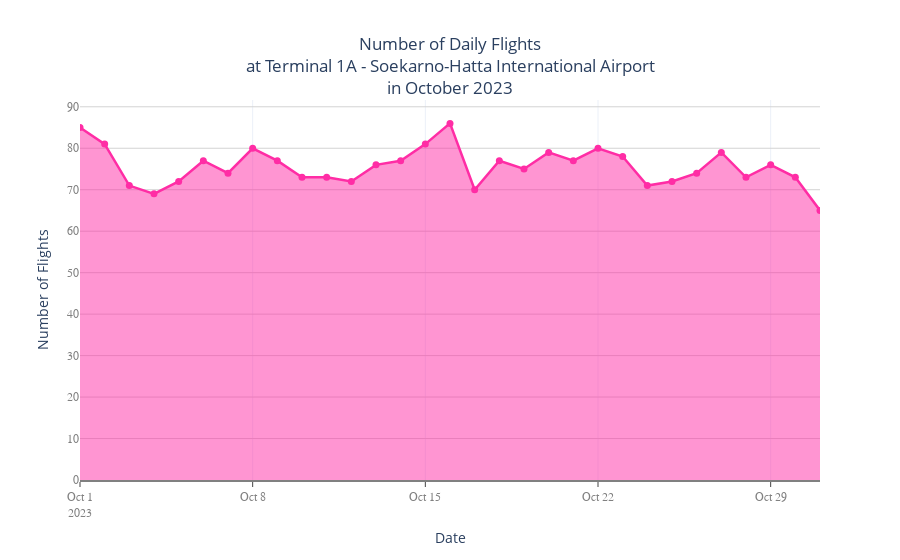

The notebook cell this image was saved under:
### Code cell
charts.single_timeseries_chart(
    x=df_flight1A["Date"], 
    y=df_flight1A["Number of Flights"],
    x_title='Date', 
    y_title='Number of Flights',
    title='Number of Daily Flights',
    color='rgb(255, 45, 165)', 
    text1='Number of Flight', 
    text2='Flight', 
    terminal='Terminal 1A',
    time=f'{month} 2023',
    )

### Figure 1 — Plotly figure (JSON) as saved in the notebook; plotly's stock layout.template omitted (floating-point values rounded to 4 significant figures)
{"data": [{"fill": "tozeroy", "hovertemplate": "%{x| %d %b %Y}<br>Number of Flight: %{y} Flight", "line": {"color": "rgb(255, 45, 165)", "width": 2.5}, "marker": {"color": "rgb(255, 45, 165)", "size": 7}, "mode": "lines+markers", "name": "", "type": "scatter", "x": ["2023-10-01T00:00:00", "2023-10-02T00:00:00", "2023-10-03T00:00:00", "2023-10-04T00:00:00", "2023-10-05T00:00:00", "2023-10-06T00:00:00", "2023-10-07T00:00:00", "2023-10-08T00:00:00", "2023-10-09T00:00:00", "2023-10-10T00:00:00", "2023-10-11T00:00:00", "2023-10-12T00:00:00", "2023-10-13T00:00:00", "2023-10-14T00:00:00", "2023-10-15T00:00:00", "2023-10-16T00:00:00", "2023-10-17T00:00:00", "2023-10-18T00:00:00", "2023-10-19T00:00:00", "2023-10-20T00:00:00", "2023-10-21T00:00:00", "2023-10-22T00:00:00", "2023-10-23T00:00:00", "2023-10-24T00:00:00", "2023-10-25T00:00:00", "2023-10-26T00:00:00", "2023-10-27T00:00:00", "2023-10-28T00:00:00", "2023-10-29T00:00:00", "2023-10-30T00:00:00", "2023-10-31T00:00:00"], "y": [85, 81, 71, 69, 72, 77, 74, 80, 77, 73, 73, 72, 76, 77, 81, 86, 70, 77, 75, 79, 77, 80, 78, 71, 72, 74, 79, 73, 76, 73, 65]}], "layout": {"paper_bgcolor": "white", "plot_bgcolor": "white", "title": {"text": "Number of Daily Flights<br>at Terminal 1A - Soekarno-Hatta International Airport<br>in October 2023", "x": 0.5}, "xaxis": {"linecolor": "gray", "linewidth": 2, "showgrid": true, "showline": true, "showticklabels": true, "tickfont": {"color": "gray", "family": "Arial", "size": 12}, "ticks": "outside", "title": {"text": "Date"}}, "yaxis": {"gridcolor": "lightgray", "showgrid": true, "showline": false, "showticklabels": true, "tickfont": {"color": "gray", "family": "Arial", "size": 12}, "title": {"text": "Number of Flights"}, "zeroline": false}}}
